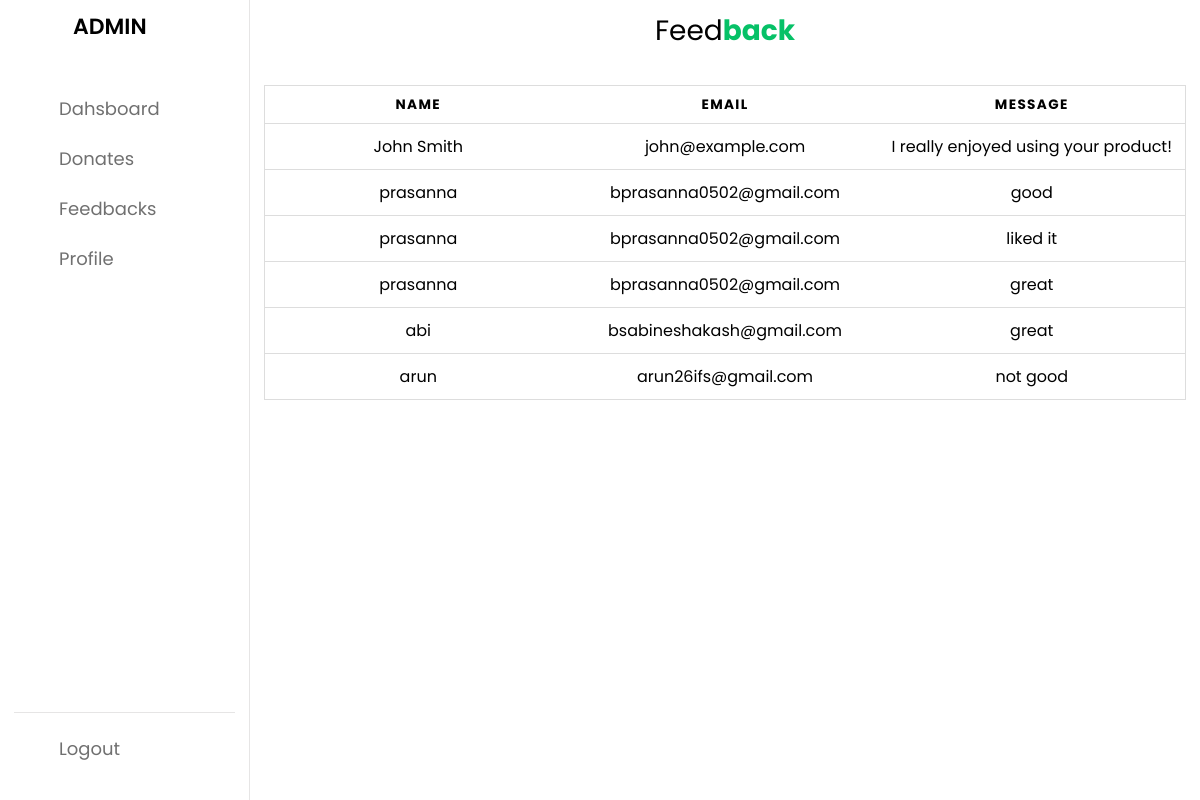
Page /admin/feedback.php (signed in) on the committed database.
### tables this page shows
CREATE TABLE `user_feedback` (
  `feedback_id` int(11) NOT NULL,
  `name` varchar(255) DEFAULT NULL,
  `email` varchar(255) DEFAULT NULL,
  `message` text DEFAULT NULL
);

### admin/feedback.php (the view, shortened to what this page needs)
<!DOCTYPE html>
<html lang="en">
<head>
    <link rel="stylesheet" href="https://cdnjs.cloudflare.com/ajax/libs/font-awesome/4.7.0/css/font-awesome.min.css">
    <link rel="stylesheet" href="admin.css">
    <link rel="stylesheet" href="https://unicons.iconscout.com/release/v4.0.0/css/line.css">
<?php
 $connection=mysqli_connect("localhost:3307","root","");
?>
</head>
<body>
    <nav>
        <div class="logo-name">
            <span class="logo_name">ADMIN</span>
        </div>
        <div class="menu-items">
            <ul class="nav-links">
                <li><a href="admin.php">
                    <i class="uil uil-estate"></i>
                    <span class="link-name">Dahsboard</span>
                </a></li>
                <li><a href="donate.php">
                    <i class="uil uil-heart"></i>
                    <span class="link-name">Donates</span>
                </a></li>
                <li><a href="#">
                    <i class="uil uil-comments"></i>
                    <span class="link-name">Feedbacks</span>
                </a></li>
                <li><a href="adminprofile.php">
                    <i class="uil uil-user"></i>
                    <span class="link-name">Profile</span>
                </a></li>
            </ul>
            <ul class="logout-mode">
                <li><a href="../logout.php">
                    <i class="uil uil-signout"></i>
                    <span class="link-name">Logout</span>
                </a></li>
            </ul>
        </div>
    </nav>
    <section class="dashboard">
        <div class="top">
            <p  class ="logo" >Feed<b style="color: #06C167; ">back</b></p>
        </div>
       <br>
       <br>
       <br>
            <div class="activity">
                <div class="table-container">
         <div class="table-wrapper">
        <table class="table">
        <thead>
        <tr>
            <th>name</th>
            <th>email</th>
            <th>message</th>
        </tr>
        </thead>
       <tbody>
         <?php
        $query="select * from user_feedback ";
        $result=mysqli_query($connection, $query);
        if($result==true){
            while($row=mysqli_fetch_assoc($result)){
                echo "<tr><td data-label=\"name\">".$row['name']."</td><td data-label=\"email\">".$row['email']."</td><td data-label=\"message\">".$row['message']."</td></tr>";
             }
          }
       ?>
        </tbody>
    </table>
         </div>
                </div>
        </div>
    </section>
</body>
</html>

### admin/admin.css (style rules this page uses)
* { margin: 0; padding: 0; box-sizing: border-box; font-family: 'Poppins', sans-serif; }
:root { --primary-color: #0E4BF1; --panel-color: #FFF; --text-color: #000; --black-light-color: #707070; --border-color: #e6e5e5; --toggle-color: #DDD; --box1-color: #4DA3FF; --box2-color: #FFE6AC; --box3-color: #E7D1FC; --title-icon-color: #fff; --tran-05: all 0.5s ease; --tran-03: all 0.3s ease; --tran-03: all 0.2s ease; }
body { min-height: 100vh; background-color: var(--primary-color); }
nav { position: fixed; top: 0; left: 0; height: 100%; width: 250px; padding: 10px 14px; background-color: var(--panel-color); border-right: 1px solid var(--border-color); transition: var(--tran-05); }
nav .logo-name { display: flex; align-items: center; }
nav .logo-name .logo_name { font-size: 22px; font-weight: 600; color: var(--text-color); margin-left: 14px; transition: var(--tran-05); }
nav .menu-items { margin-top: 40px; height: calc(100% - 90px); display: flex; flex-direction: column; justify-content: space-between; }
.menu-items li { list-style: none; }
.menu-items li a { display: flex; align-items: center; height: 50px; text-decoration: none; position: relative; }
.menu-items li a i { font-size: 24px; min-width: 45px; height: 100%; display: flex; align-items: center; justify-content: center; color: var(--black-light-color); }
.menu-items li a .link-name { font-size: 18px; font-weight: 400; color: var(--black-light-color); transition: var(--tran-05); }
.menu-items .logout-mode { padding-top: 10px; border-top: 1px solid var(--border-color); }
.dashboard { position: relative; left: 250px; background-color: var(--panel-color); min-height: 100vh; width: calc(100% - 250px); padding: 10px 14px; transition: var(--tran-05); }
.dashboard .top { position: fixed; top: 0; left: 250px; display: flex; width: calc(100% - 250px); justify-content: space-between; align-items: center; padding: 10px 14px; background-color: var(--panel-color); transition: var(--tran-05); z-index: 10; }
.logo { font-size: 28px; text-align: center; color:var(--text-color) ; }
table { border: 1px solid #ccc; border-collapse: collapse; margin: 0; padding: 0; width: 100%; table-layout: fixed; }
table tr { background-color: var(--panel-color); border: 1px solid #ddd; padding: .35em; color: var(--text-color); }
table th, table td { padding: .625em; text-align: center; }
table th { font-size: .85em; letter-spacing: .1em; text-transform: uppercase; }

### rows in the picture
user_feedback: name "John Smith", email "john@example.com", message "I really enjoyed using your product!"
user_feedback: name "prasanna", email "bprasanna0502@gmail.com", message "good"
user_feedback: name "prasanna", email "bprasanna0502@gmail.com", message "liked it"
user_feedback: name "prasanna", email "bprasanna0502@gmail.com", message "great"
user_feedback: name "abi", email "bsabineshakash@gmail.com", message "great"
user_feedback: name "arun", email "arun26ifs@gmail.com", message "not good"
